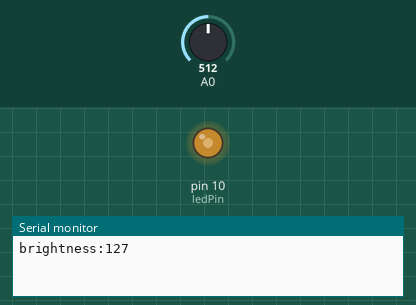
Bench run of a sketch on a simulated Arduino Uno, built with avr-gcc and run on an emulated ATmega328P. Shown: output pins drawn as LEDs (lit = HIGH), the last lines printed to the serial monitor. The inputs (shaded band) are chosen by the test bench; at power-on: A0 = 512.

Above: at 1.2 s.
1.3 s: A0 set to 716
At 1.6 s:
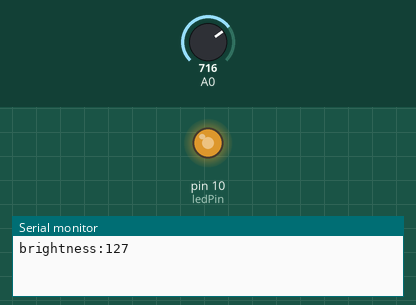
2.8 s: A0 set to 900
At 4.0 s:
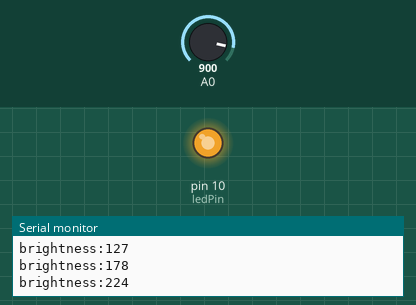
4.3 s: A0 set to 122
At 5.1 s:
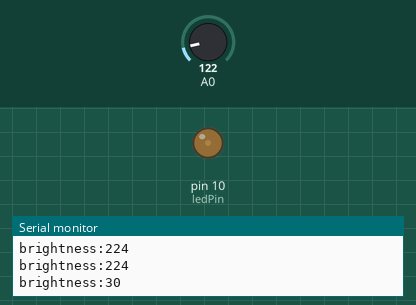
5.8 s: A0 set to 0
At 6.2 s:
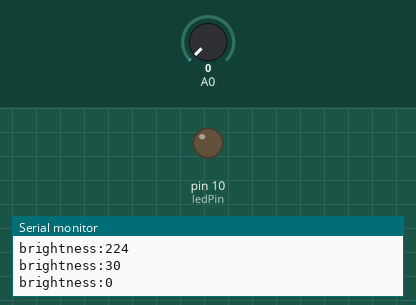
7.3 s: A0 set to 511
At 8.6 s:
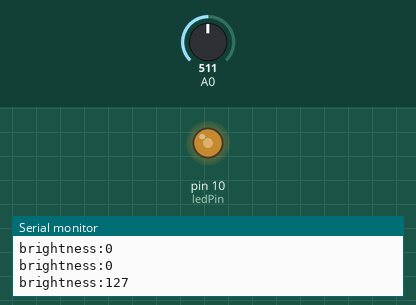
Timing chart, 0 to 9.8 s (numbered marks = the images above; inputs shaded):
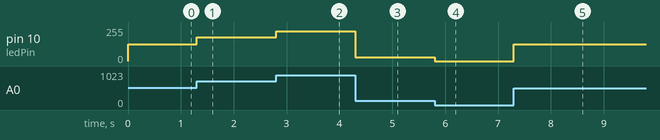

The sketch:

PotControlLed.ino
```cpp
/*透過可變電阻中間腳讀取類比電壓，根據電壓值以PWM控制LED的亮度。
  pin3為Led pin，以A0 pin讀取類比電壓*/
//定義input pin腳位
const int ledPin = 10;
const int varPin = 0;
int brightness = 0; //存放亮度值

unsigned long lastCheckTime = 0;
// the setup routine runs once when you press reset:
void setup() {
  //設定串列埠以觀察類比電壓數值，led pin為3，由analogRead驅動的腳位不需要設定模式
  pinMode(ledPin,OUTPUT);
  Serial.begin(115200);
}
// the loop routine runs over and over again forever:
void loop() {
  //  自varPin讀取類比電壓值（0~1023)
  int value = analogRead(A0);
  //  將類比電壓值對應到0~255的值，作為led亮度參考值
  brightness = map(value, 0, 1023, 0, 255);
  analogWrite(ledPin, brightness);
  if (millis() - lastCheckTime > 1000) {
    Serial.println("brightness:" + String(brightness));
    lastCheckTime = millis();
  }

}
```

Measured:
- after the input at 1.3 s, pin 10 (ledPin): 127/255 → 178/255 at once
- after the input at 2.8 s, pin 10 (ledPin): 178/255 → 224/255 at once
- after the input at 4.3 s, pin 10 (ledPin): 224/255 → 30/255 at once
- after the input at 5.8 s, pin 10 (ledPin): 30/255 → 0/255 at once
- after the input at 7.3 s, pin 10 (ledPin): 0/255 → 127/255 at once
